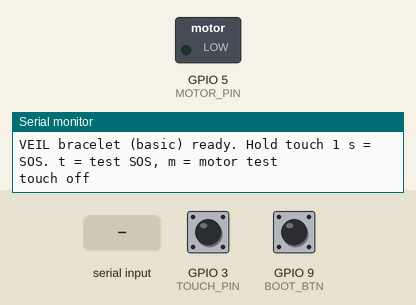
This sketch was run on a simulated ESP32-C3. Parts: switched loads named in the sketch (green lamp = pin HIGH), the last lines printed to the serial monitor. Inputs (shaded band) come from the test bench; at power-on: GPIO 3 (TOUCH_PIN) LOW, GPIO 9 (BOOT_BTN) HIGH.

Above: at 3.5 s.
3.6 s: "t" received over Serial
At 4.4 s:
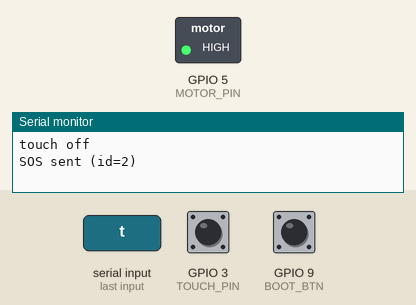
5.3 s: "m" received over Serial
At 7.7 s:
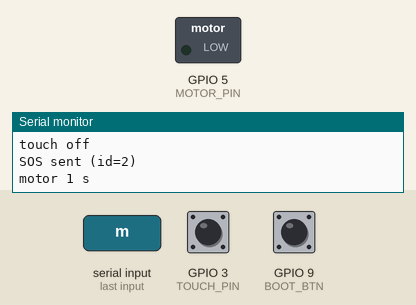
Timing chart, 0 to 9.2 s (numbered marks = the images above; inputs shaded):
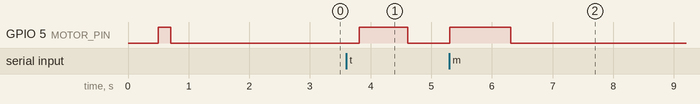

Measured:
- after the input at 3.6 s, GPIO 5 (MOTOR_PIN): LOW → HIGH after 0.21 s, → LOW 0.80 s later
- after the input at 5.3 s, GPIO 5 (MOTOR_PIN): LOW → HIGH at once, → LOW 1.0 s later

The sketch:

veil_bracelet_basic.ino
```cpp
// VEIL BRACELET - BASIC (no Bluetooth / no app)  - the version that worked
// Board: ESP32C3 Dev Module, USB CDC On Boot = Enabled
// Hold touch pad 1 s (or BOOT) -> SOS to basement -> 1 long buzz
// Keychain SOS heard -> 2 short buzzes + passes it on
// Guard presses button -> HELP COMING -> 3 long buzzes
// Serial 115200: t = test SOS, m = motor test
#include <WiFi.h>
#include <esp_now.h>
#include <esp_wifi.h>

#define MOTOR_PIN 5   // GPIO5 -> 1k -> transistor base
#define TOUCH_PIN 3   // TTP223 SIG (HIGH when touched)
#define BOOT_BTN  9   // backup button
#define CHANNEL   1
#define MY_ID     2

typedef struct { uint8_t magic, type, id, count; } Msg;
uint8_t BCAST[6] = {0xFF,0xFF,0xFF,0xFF,0xFF,0xFF};

volatile bool gotHelp = false, gotKey = false;
bool sosActive = false;
uint8_t sosId = MY_ID;
unsigned long sosStart = 0, lastSend = 0, holdStart = 0;

void onPacket(const uint8_t *d, int len) {
  if (len != sizeof(Msg) || d[0] != 'V') return;
  if (d[1] == 2 && (d[2] == MY_ID || d[2] == 1)) gotHelp = true;   // HELP COMING
  else if (d[1] == 1 && d[2] == 1) gotKey = true;                  // keychain SOS
}
#if ESP_ARDUINO_VERSION_MAJOR >= 3
void onRecv(const esp_now_recv_info_t *i, const uint8_t *d, int len) { onPacket(d, len); }
#else
void onRecv(const uint8_t *mac, const uint8_t *d, int len) { onPacket(d, len); }
#endif

void buzz(int ms) { digitalWrite(MOTOR_PIN, HIGH); delay(ms); digitalWrite(MOTOR_PIN, LOW); }

void sendSOS() {
  for (uint8_t i = 0; i < 8; i++) { Msg m = {'V', 1, sosId, i}; esp_now_send(BCAST, (uint8_t*)&m, sizeof(m)); delay(25); }
  lastSend = millis();
  Serial.printf("SOS sent (id=%d)\n", sosId);
}
void startSOS(uint8_t id) { sosId = id; sosActive = true; sosStart = millis(); sendSOS(); }

void setup() {
  pinMode(MOTOR_PIN, OUTPUT); digitalWrite(MOTOR_PIN, LOW);   // motor OFF first
  pinMode(TOUCH_PIN, INPUT_PULLDOWN);
  pinMode(BOOT_BTN, INPUT_PULLUP);
  Serial.begin(115200); delay(500);
  WiFi.mode(WIFI_STA); WiFi.disconnect();
  esp_wifi_set_channel(CHANNEL, WIFI_SECOND_CHAN_NONE);
  if (esp_now_init() != ESP_OK) Serial.println("ESP-NOW FAILED");
  esp_now_peer_info_t p = {}; memcpy(p.peer_addr, BCAST, 6); p.channel = CHANNEL; p.encrypt = false;
  esp_now_add_peer(&p); esp_now_register_recv_cb(onRecv);
  Serial.println("VEIL bracelet (basic) ready. Hold touch 1 s = SOS. t = test SOS, m = motor test");
  buzz(200);
}

void loop() {
  static int lastT = -1; int t = digitalRead(TOUCH_PIN);
  if (t != lastT) { lastT = t; Serial.println(t ? "TOUCH ON" : "touch off"); }

  bool touched = t == HIGH || digitalRead(BOOT_BTN) == LOW;
  if (!touched) holdStart = 0;
  else if (holdStart == 0) holdStart = millis();
  else if (!sosActive && millis() - holdStart > 1000) { Serial.println("Touch held -> SOS"); startSOS(MY_ID); buzz(800); }

  if (Serial.available()) {
    char c = Serial.read();
    if (c == 't' && !sosActive) { startSOS(MY_ID); buzz(800); }
    if (c == 'm') { Serial.println("motor 1 s"); buzz(1000); }
  }

  if (gotKey) { gotKey = false;
    if (!sosActive) { Serial.println("Keychain SOS heard -> passing on"); buzz(150); delay(150); buzz(150); startSOS(1); } }

  if (gotHelp) { gotHelp = false;
    if (sosActive) { sosActive = false; Serial.println("*** HELP IS COMING ***"); for (int i = 0; i < 3; i++) { buzz(600); delay(300); } } }

  if (sosActive && millis() - lastSend > 10000) sendSOS();                                       // resend every 10 s
  if (sosActive && millis() - sosStart > 120000) { sosActive = false; Serial.println("No answer - stopped"); }
  delay(10);
}
```
